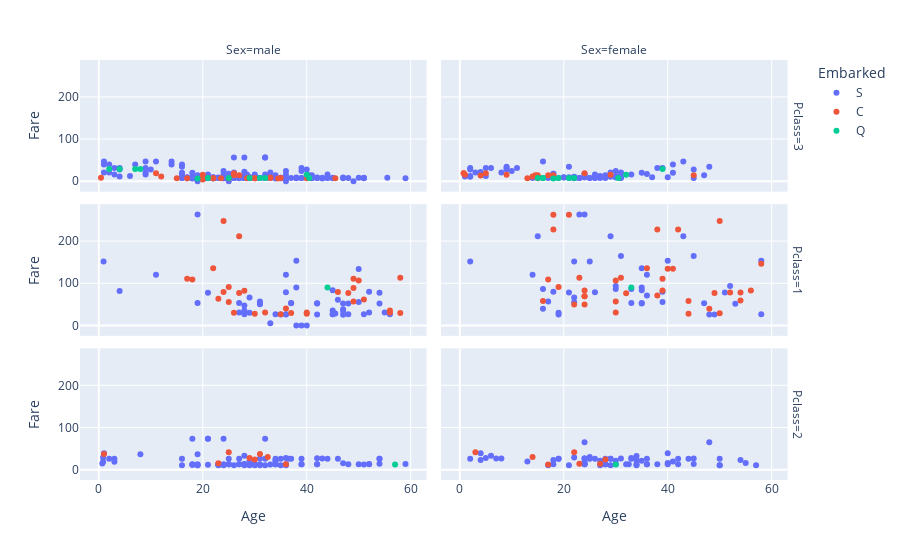

Notebook code for this chart:
### Code cell
import plotly.express as px
df = df1
fig = px.scatter(df, x="Age", y="Fare", color="Embarked", facet_col="Sex", facet_row="Pclass")
fig.show()

### Figure 1 — Plotly figure (JSON) as saved in the notebook; plotly's stock layout.template omitted (floating-point values rounded to 4 significant figures; data arrays with more than 128 entries replaced by an {"elided": "..."} marker saying what was removed)
{"data": [{"hovertemplate": "Embarked=S<br>Pclass=3<br>Sex=male<br>Age=%{x}<br>Fare=%{y}<extra></extra>", "legendgroup": "S", "marker": {"color": "#636efa", "symbol": "circle"}, "mode": "markers", "name": "S", "orientation": "v", "showlegend": true, "type": "scatter", "x": {"elided": "212 float values"}, "xaxis": "x5", "y": {"elided": "212 float values"}, "yaxis": "y5"}, {"hovertemplate": "Embarked=S<br>Pclass=3<br>Sex=female<br>Age=%{x}<br>Fare=%{y}<extra></extra>", "legendgroup": "S", "marker": {"color": "#636efa", "symbol": "circle"}, "mode": "markers", "name": "S", "orientation": "v", "showlegend": false, "type": "scatter", "x": [26, 27, 4, 14, 31, 8, 38, 18, 40, 18, 17, 16, 30, 33, 28, 21, 20, 2, 47, 22, 24, 9, 45, 1, 4, 19, 2, 27, 5, 25, 29, 41, 45, 35, 24, 26, 31, 3, 22, 24, 31, 21, 20, 10, 28, 21, 22, 2, 37, 30, 9, 11, 22, 36, 29, 39, 26, 9, 41, 2, 23, 18, 43, 25, 48, 5, 18, 31, 30, 18, 6, 23, 27, 18, 22], "xaxis": "x6", "y": [7.925, 11.13, 16.7, 7.854, 18, 21.07, 31.39, 18, 9.475, 17.8, 7.925, 46.9, 12.47, 15.85, 7.896, 7.65, 9.825, 31.27, 14.5, 7.75, 15.85, 34.38, 27.9, 11.13, 22.02, 7.854, 10.46, 7.925, 31.39, 7.775, 10.46, 20.21, 7.75, 20.25, 8.85, 7.854, 20.52, 21.07, 7.25, 16.7, 7.854, 9.825, 8.662, 24.15, 14.4, 34.38, 9.838, 12.29, 9.588, 8.662, 31.27, 31.27, 7.775, 17.4, 21.07, 31.27, 16.1, 27.9, 39.69, 27.9, 7.55, 9.842, 46.9, 7.925, 34.38, 12.47, 7.496, 8.683, 24.15, 7.775, 31.27, 7.925, 12.47, 9.35, 10.52], "yaxis": "y6"}, {"hovertemplate": "Embarked=S<br>Pclass=1<br>Sex=male<br>Age=%{x}<br>Fare=%{y}<extra></extra>", "legendgroup": "S", "marker": {"color": "#636efa", "symbol": "circle"}, "mode": "markers", "name": "S", "orientation": "v", "showlegend": false, "type": "scatter", "x": [54, 28, 19, 42, 45, 28, 46, 21, 47, 54, 37, 45, 38, 37, 52, 40, 0.92, 45.5, 38, 29, 45, 36, 28, 50, 4, 34, 52, 48, 47, 56, 55, 36, 47, 45, 36, 27, 42, 50, 47, 31, 31, 35, 42, 48, 27, 36, 19, 29, 11, 39, 38, 51, 31, 33], "xaxis": "x3", "y": [51.86, 35.5, 263, 52, 83.47, 47.1, 61.17, 77.29, 52, 77.29, 53.1, 26.55, 90, 52.55, 79.65, 0, 151.6, 28.5, 153.5, 66.6, 35.5, 120, 26.55, 55.9, 81.86, 26.55, 30.5, 26.55, 38.5, 26.55, 30.5, 26.29, 34.02, 26.55, 26.39, 30.5, 52.55, 133.7, 25.59, 52, 57, 26.29, 26.29, 52, 53.1, 78.85, 53.1, 30, 120, 0, 0, 26.55, 50.5, 5], "yaxis": "y3"}, {"hovertemplate": "Embarked=S<br>Pclass=1<br>Sex=female<br>Age=%{x}<br>Fare=%{y}<extra></extra>", "legendgroup": "S", "marker": {"color": "#636efa", "symbol": "circle"}, "mode": "markers", "name": "S", "orientation": "v", "showlegend": false, "type": "scatter", "x": [35, 58, 23, 19, 22, 35, 30, 58, 35, 26, 2, 31, 24, 22, 35, 14, 35, 25, 16, 30, 36, 39, 53, 39, 18, 40, 21, 15, 22, 29, 33, 36, 51, 43, 17, 49, 33, 52, 16, 45, 48, 47, 19], "xaxis": "x4", "y": [53.1, 26.55, 263, 26.28, 66.6, 83.47, 86.5, 153.5, 135.6, 78.85, 151.6, 164.9, 263, 55, 52, 120, 90, 151.6, 86.5, 93.5, 71, 79.65, 51.48, 55.9, 79.65, 153.5, 77.96, 211.3, 151.6, 211.3, 86.5, 120, 77.96, 211.3, 57, 25.93, 53.1, 93.5, 39.4, 164.9, 25.93, 52.55, 30], "yaxis": "y4"}, {"hovertemplate": "Embarked=S<br>Pclass=2<br>Sex=male<br>Age=%{x}<br>Fare=%{y}<extra></extra>", "legendgroup": "S", "marker": {"color": "#636efa", "symbol": "circle"}, "mode": "markers", "name": "S", "orientation": "v", "showlegend": false, "type": "scatter", "x": [35, 34, 32, 21, 0.83, 34, 29, 21, 25, 18, 19, 36.5, 42, 51, 30, 1, 19, 3, 30, 42, 30, 27, 19, 18, 59, 24, 44, 19, 33, 29, 54, 36, 42, 43, 54, 2, 28, 25, 36, 18, 46, 23, 34, 3, 30, 31, 36, 48, 34, 23, 32, 8, 27, 28, 54, 47, 37, 26, 31, 24, 23, 32, 25, 31, 52, 39, 52, 34, 50, 25, 23, 23, 0.67, 18, 16, 39, 34, 39, 35, 0.83, 16, 28, 21, 24, 28, 27], "xaxis": "x", "y": [26, 13, 10.5, 73.5, 29, 26, 21, 73.5, 13, 11.5, 36.75, 26, 13, 12.53, 13, 39, 13, 26, 13, 27, 10.5, 13, 10.5, 13, 13.5, 10.5, 26, 10.5, 12.28, 10.5, 26, 10.5, 13, 26.25, 14, 26, 13, 13, 13, 73.5, 26, 10.5, 21, 18.75, 13, 10.5, 27.75, 13, 21, 11.5, 26, 36.75, 26, 13.5, 26, 15, 26, 10.5, 26.25, 73.5, 13, 73.5, 13, 13, 13.5, 26, 13, 13, 13, 26, 13, 13, 14.5, 11.5, 26, 13, 13, 13, 10.5, 18.75, 10.5, 33, 11.5, 13, 10.5, 13], "yaxis": "y"}, {"hovertemplate": "Embarked=S<br>Pclass=2<br>Sex=female<br>Age=%{x}<br>Fare=%{y}<extra></extra>", "legendgroup": "S", "marker": {"color": "#636efa", "symbol": "circle"}, "mode": "markers", "name": "S", "orientation": "v", "showlegend": false, "type": "scatter", "x": [55, 27, 29, 21, 5, 29, 17, 34, 32.5, 29, 40, 32, 24, 35, 8, 24, 50, 41, 26, 24, 22, 36, 24, 40, 38, 36, 28, 34, 18, 28, 19, 42, 24, 45, 28, 13, 50, 33, 33, 34, 36, 50, 2, 7, 19, 34, 25, 24, 24, 4, 28, 18, 40, 45, 27, 6, 30, 30, 4, 48, 57, 54, 31, 44, 42, 25], "xaxis": "x2", "y": [16, 21, 26, 10.5, 27.75, 10.5, 10.5, 23, 13, 26, 15.75, 13, 13, 21, 26.25, 14.5, 26, 19.5, 26, 26, 29, 13, 13, 13, 13, 13, 12.65, 32.5, 13, 26, 26, 26, 18.75, 26.25, 13, 19.5, 10.5, 27.75, 26, 10.5, 26, 10.5, 26, 26.25, 26, 13, 30, 27, 65, 39, 13, 23, 39, 13.5, 10.5, 33, 21, 13, 23, 65, 10.5, 23, 26.25, 26, 13, 26], "yaxis": "y2"}, {"hovertemplate": "Embarked=C<br>Pclass=3<br>Sex=male<br>Age=%{x}<br>Fare=%{y}<extra></extra>", "legendgroup": "C", "marker": {"color": "#EF553B", "symbol": "circle"}, "mode": "markers", "name": "C", "orientation": "v", "showlegend": true, "type": "scatter", "x": [28.5, 22, 26, 12, 33, 45.5, 26, 30, 33, 23.5, 15, 20, 29, 17, 22, 27, 20, 40, 25, 11, 20, 30, 0.42, 34.5, 35], "xaxis": "x5", "y": [7.229, 7.229, 14.45, 11.24, 7.896, 7.225, 18.79, 7.225, 8.662, 7.229, 7.229, 4.013, 7.896, 7.229, 7.225, 14.45, 15.74, 7.225, 7.225, 18.79, 7.229, 7.229, 8.517, 6.438, 7.896], "yaxis": "y5"}, {"hovertemplate": "Embarked=C<br>Pclass=3<br>Sex=female<br>Age=%{x}<br>Fare=%{y}<extra></extra>", "legendgroup": "C", "marker": {"color": "#EF553B", "symbol": "circle"}, "mode": "markers", "name": "C", "orientation": "v", "showlegend": false, "type": "scatter", "x": [14, 14.5, 17, 29, 45, 1, 5, 0.75, 0.75, 4, 18, 13, 15, 9, 24, 15], "xaxis": "x6", "y": [11.24, 14.45, 14.46, 15.25, 14.45, 15.74, 19.26, 19.26, 19.26, 13.42, 14.45, 7.229, 14.45, 15.25, 19.26, 7.225], "yaxis": "y6"}, {"hovertemplate": "Embarked=C<br>Pclass=1<br>Sex=male<br>Age=%{x}<br>Fare=%{y}<extra></extra>", "legendgroup": "C", "marker": {"color": "#EF553B", "symbol": "circle"}, "mode": "markers", "name": "C", "orientation": "v", "showlegend": false, "type": "scatter", "x": [40, 28, 23, 24, 24, 51, 56, 40, 37, 25, 22, 27, 30, 49, 25, 58, 18, 50, 17, 36, 49, 35, 32, 48, 56, 58, 27, 49, 46, 26], "xaxis": "x3", "y": [27.72, 82.17, 63.36, 247.5, 79.2, 61.38, 30.7, 31, 29.7, 55.44, 135.6, 211.5, 27.75, 89.1, 91.08, 29.7, 108.9, 106.4, 110.9, 40.12, 56.93, 26.55, 30.5, 76.73, 35.5, 113.3, 76.73, 110.9, 79.2, 30], "yaxis": "y3"}, {"hovertemplate": "Embarked=C<br>Pclass=1<br>Sex=female<br>Age=%{x}<br>Fare=%{y}<extra></extra>", "legendgroup": "C", "marker": {"color": "#EF553B", "symbol": "circle"}, "mode": "markers", "name": "C", "orientation": "v", "showlegend": false, "type": "scatter", "x": [38, 49, 50, 44, 58, 31, 32, 19, 50, 17, 30, 24, 18, 40, 36, 16, 41, 24, 42, 23, 54, 54, 44, 30, 22, 48, 39, 52, 24, 18, 24, 38, 21, 39, 30, 56], "xaxis": "x4", "y": [71.28, 76.73, 28.71, 27.72, 146.5, 113.3, 76.29, 91.08, 247.5, 108.9, 56.93, 83.16, 262.4, 134.5, 135.6, 57.98, 134.5, 69.3, 227.5, 113.3, 78.27, 59.4, 57.98, 106.4, 49.5, 39.6, 110.9, 78.27, 69.3, 227.5, 49.5, 227.5, 262.4, 83.16, 31, 83.16], "yaxis": "y4"}, {"hovertemplate": "Embarked=C<br>Pclass=2<br>Sex=male<br>Age=%{x}<br>Fare=%{y}<extra></extra>", "legendgroup": "C", "marker": {"color": "#EF553B", "symbol": "circle"}, "mode": "markers", "name": "C", "orientation": "v", "showlegend": false, "type": "scatter", "x": [32.5, 23, 36, 30, 29, 25, 31, 1], "xaxis": "x", "y": [30.07, 15.05, 12.88, 24, 27.72, 41.58, 37.0, 37.0], "yaxis": "y"}, {"hovertemplate": "Embarked=C<br>Pclass=2<br>Sex=female<br>Age=%{x}<br>Fare=%{y}<extra></extra>", "legendgroup": "C", "marker": {"color": "#EF553B", "symbol": "circle"}, "mode": "markers", "name": "C", "orientation": "v", "showlegend": false, "type": "scatter", "x": [14, 3, 17, 23, 22, 27, 28], "xaxis": "x2", "y": [30.07, 41.58, 12, 13.79, 41.58, 13.86, 24], "yaxis": "y2"}, {"hovertemplate": "Embarked=Q<br>Pclass=3<br>Sex=male<br>Age=%{x}<br>Fare=%{y}<extra></extra>", "legendgroup": "Q", "marker": {"color": "#00cc96", "symbol": "circle"}, "mode": "markers", "name": "Q", "orientation": "v", "showlegend": true, "type": "scatter", "x": [2, 19, 4, 40, 7, 21, 29, 40.5, 25, 31, 8, 32], "xaxis": "x5", "y": [29.12, 6.75, 29.12, 15.5, 29.12, 7.733, 7.75, 7.75, 7.742, 7.75, 29.12, 7.75], "yaxis": "y5"}, {"hovertemplate": "Embarked=Q<br>Pclass=3<br>Sex=female<br>Age=%{x}<br>Fare=%{y}<extra></extra>", "legendgroup": "Q", "marker": {"color": "#00cc96", "symbol": "circle"}, "mode": "markers", "name": "Q", "orientation": "v", "showlegend": false, "type": "scatter", "x": [15, 19, 16, 16, 22, 21, 18, 32, 30.5, 39], "xaxis": "x6", "y": [8.029, 7.879, 7.733, 7.75, 7.75, 7.75, 6.75, 15.5, 7.75, 29.12], "yaxis": "y6"}, {"hovertemplate": "Embarked=Q<br>Pclass=1<br>Sex=male<br>Age=%{x}<br>Fare=%{y}<extra></extra>", "legendgroup": "Q", "marker": {"color": "#00cc96", "symbol": "circle"}, "mode": "markers", "name": "Q", "orientation": "v", "showlegend": false, "type": "scatter", "x": [44], "xaxis": "x3", "y": [90], "yaxis": "y3"}, {"hovertemplate": "Embarked=Q<br>Pclass=1<br>Sex=female<br>Age=%{x}<br>Fare=%{y}<extra></extra>", "legendgroup": "Q", "marker": {"color": "#00cc96", "symbol": "circle"}, "mode": "markers", "name": "Q", "orientation": "v", "showlegend": false, "type": "scatter", "x": [33], "xaxis": "x4", "y": [90], "yaxis": "y4"}, {"hovertemplate": "Embarked=Q<br>Pclass=2<br>Sex=male<br>Age=%{x}<br>Fare=%{y}<extra></extra>", "legendgroup": "Q", "marker": {"color": "#00cc96", "symbol": "circle"}, "mode": "markers", "name": "Q", "orientation": "v", "showlegend": false, "type": "scatter", "x": [57], "xaxis": "x", "y": [12.35], "yaxis": "y"}, {"hovertemplate": "Embarked=Q<br>Pclass=2<br>Sex=female<br>Age=%{x}<br>Fare=%{y}<extra></extra>", "legendgroup": "Q", "marker": {"color": "#00cc96", "symbol": "circle"}, "mode": "markers", "name": "Q", "orientation": "v", "showlegend": false, "type": "scatter", "x": [30], "xaxis": "x2", "y": [12.35], "yaxis": "y2"}], "layout": {"annotations": [{"font": {}, "showarrow": false, "text": "Sex=male", "x": 0.24, "xanchor": "center", "xref": "paper", "y": 1.0, "yanchor": "bottom", "yref": "paper"}, {"font": {}, "showarrow": false, "text": "Sex=female", "x": 0.74, "xanchor": "center", "xref": "paper", "y": 1.0, "yanchor": "bottom", "yref": "paper"}, {"font": {}, "showarrow": false, "text": "Pclass=2", "textangle": 90, "x": 0.98, "xanchor": "left", "xref": "paper", "y": 0.1567, "yanchor": "middle", "yref": "paper"}, {"font": {}, "showarrow": false, "text": "Pclass=1", "textangle": 90, "x": 0.98, "xanchor": "left", "xref": "paper", "y": 0.5, "yanchor": "middle", "yref": "paper"}, {"font": {}, "showarrow": false, "text": "Pclass=3", "textangle": 90, "x": 0.98, "xanchor": "left", "xref": "paper", "y": 0.8433, "yanchor": "middle", "yref": "paper"}], "legend": {"title": {"text": "Embarked"}, "tracegroupgap": 0}, "margin": {"t": 60}, "xaxis": {"anchor": "y", "domain": [0, 0.48], "title": {"text": "Age"}}, "xaxis2": {"anchor": "y2", "domain": [0.5, 0.98], "matches": "x", "title": {"text": "Age"}}, "xaxis3": {"anchor": "y3", "domain": [0, 0.48], "matches": "x", "showticklabels": false}, "xaxis4": {"anchor": "y4", "domain": [0.5, 0.98], "matches": "x", "showticklabels": false}, "xaxis5": {"anchor": "y5", "domain": [0, 0.48], "matches": "x", "showticklabels": false}, "xaxis6": {"anchor": "y6", "domain": [0.5, 0.98], "matches": "x", "showticklabels": false}, "yaxis": {"anchor": "x", "domain": [0, 0.3133], "title": {"text": "Fare"}}, "yaxis2": {"anchor": "x2", "domain": [0, 0.3133], "matches": "y", "showticklabels": false}, "yaxis3": {"anchor": "x3", "domain": [0.3433, 0.6567], "matches": "y", "title": {"text": "Fare"}}, "yaxis4": {"anchor": "x4", "domain": [0.3433, 0.6567], "matches": "y", "showticklabels": false}, "yaxis5": {"anchor": "x5", "domain": [0.6867, 1.0], "matches": "y", "title": {"text": "Fare"}}, "yaxis6": {"anchor": "x6", "domain": [0.6867, 1.0], "matches": "y", "showticklabels": false}}}
